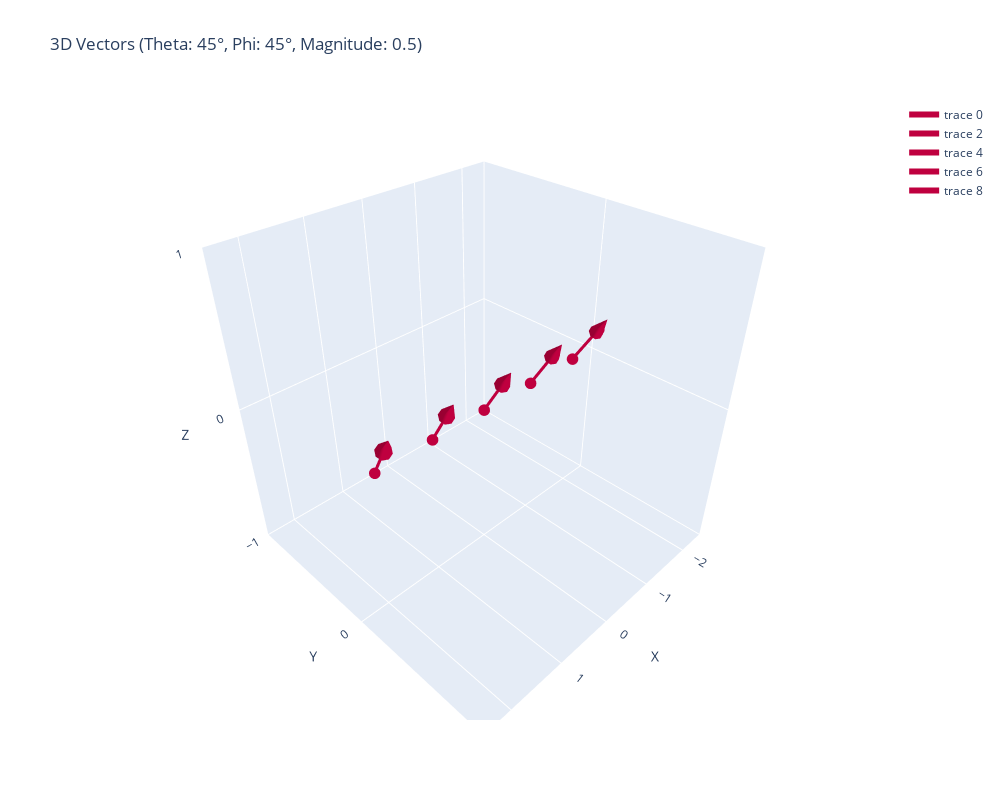
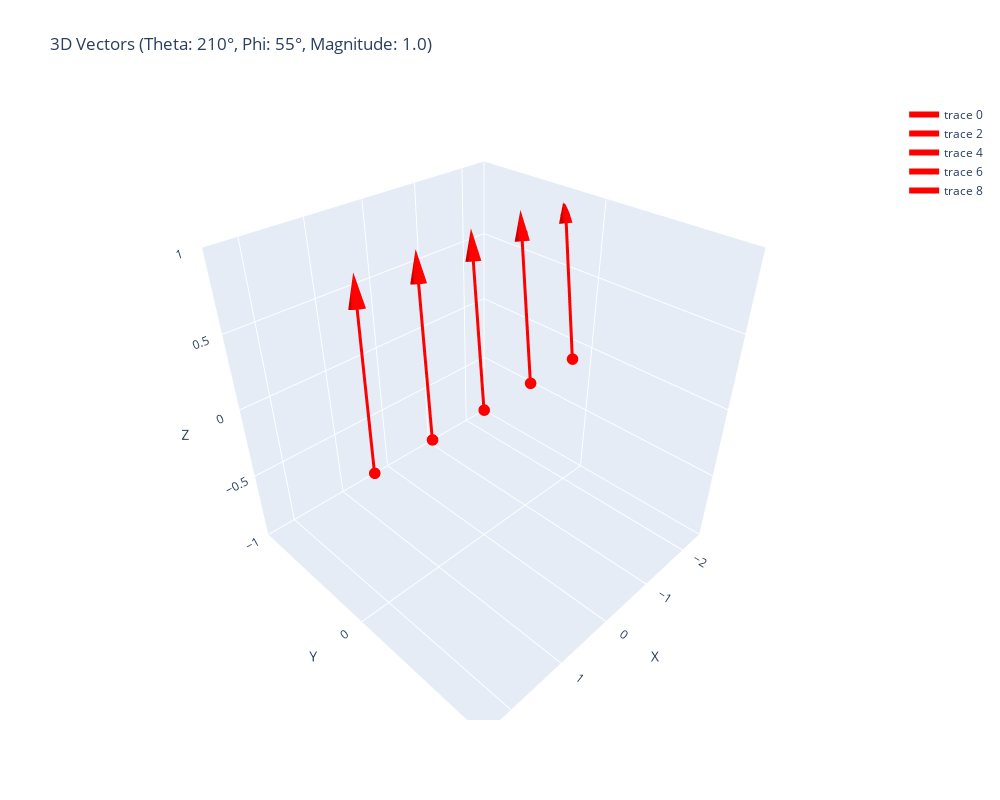

The cell these charts' notebook holds for them, in order:
### Code cell
def plot_vectors(theta=45, phi=45, magnitude=0.5, num_vectors=5):
    theta_rad = np.radians(theta)
    phi_rad = np.radians(phi)
    
    x_dir = magnitude * np.cos(theta_rad) * np.cos(phi_rad)
    y_dir = magnitude * np.sin(theta_rad) * np.cos(phi_rad)
    z_dir = magnitude * np.sin(phi_rad)
    
    color = f'rgb({int(255 * (magnitude + 1) / 2)}, 0, {int(255 * (1 - (magnitude + 1) / 2))})'
    
    fig = go.Figure()
    
    for i in range(num_vectors):
        x0 = i - num_vectors // 2
        y0, z0 = 0, 0
        
        fig.add_trace(go.Scatter3d(
            x=[x0, x0 + x_dir],
            y=[y0, y0 + y_dir],
            z=[z0, z0 + z_dir],
            mode='lines+markers',
            line=dict(color=color, width=6),
            marker=dict(size=4, color=color)
        ))
        
        fig.add_trace(go.Cone(
            x=[x0 + x_dir], y=[y0 + y_dir], z=[z0 + z_dir],
            u=[x_dir], v=[y_dir], w=[z_dir],
            colorscale=[[0, color], [1, color]],
            showscale=False,
            sizemode='absolute',
            sizeref=0.2
        ))
    
    fig.update_layout(
        scene=dict(
            xaxis_title='X', yaxis_title='Y', zaxis_title='Z',
            xaxis=dict(range=[-num_vectors/2-1, num_vectors/2+1]),
            yaxis=dict(range=[-1, 1]),
            zaxis=dict(range=[-1, 1])
        ),
        title=f'3D Vectors (Theta: {theta}°, Phi: {phi}°, Magnitude: {magnitude})',
        width=1000,  # Set the width of the figure
        height=800   # Set the height of the figure
    )
    
    fig.show()

interact(plot_vectors, theta=(0, 360, 5), phi=(-90, 90, 5), magnitude=(-1, 1, 0.1), num_vectors=(1, 10, 1))

### Figure 1 — Plotly figure (JSON) as saved in the notebook; plotly's stock layout.template omitted (floating-point values rounded to 4 significant figures)
{"data": [{"line": {"color": "rgb(191, 0, 63)", "width": 6}, "marker": {"color": "rgb(191, 0, 63)", "size": 4}, "mode": "lines+markers", "type": "scatter3d", "x": [-2, -1.75], "y": [0, 0.25], "z": [0, 0.3536]}, {"colorscale": [[0, "rgb(191, 0, 63)"], [1, "rgb(191, 0, 63)"]], "showscale": false, "sizemode": "absolute", "sizeref": 0.2, "type": "cone", "u": [0.25], "v": [0.25], "w": [0.3536], "x": [-1.75], "y": [0.25], "z": [0.3536]}, {"line": {"color": "rgb(191, 0, 63)", "width": 6}, "marker": {"color": "rgb(191, 0, 63)", "size": 4}, "mode": "lines+markers", "type": "scatter3d", "x": [-1, -0.75], "y": [0, 0.25], "z": [0, 0.3536]}, {"colorscale": [[0, "rgb(191, 0, 63)"], [1, "rgb(191, 0, 63)"]], "showscale": false, "sizemode": "absolute", "sizeref": 0.2, "type": "cone", "u": [0.25], "v": [0.25], "w": [0.3536], "x": [-0.75], "y": [0.25], "z": [0.3536]}, {"line": {"color": "rgb(191, 0, 63)", "width": 6}, "marker": {"color": "rgb(191, 0, 63)", "size": 4}, "mode": "lines+markers", "type": "scatter3d", "x": [0, 0.25], "y": [0, 0.25], "z": [0, 0.3536]}, {"colorscale": [[0, "rgb(191, 0, 63)"], [1, "rgb(191, 0, 63)"]], "showscale": false, "sizemode": "absolute", "sizeref": 0.2, "type": "cone", "u": [0.25], "v": [0.25], "w": [0.3536], "x": [0.25], "y": [0.25], "z": [0.3536]}, {"line": {"color": "rgb(191, 0, 63)", "width": 6}, "marker": {"color": "rgb(191, 0, 63)", "size": 4}, "mode": "lines+markers", "type": "scatter3d", "x": [1, 1.25], "y": [0, 0.25], "z": [0, 0.3536]}, {"colorscale": [[0, "rgb(191, 0, 63)"], [1, "rgb(191, 0, 63)"]], "showscale": false, "sizemode": "absolute", "sizeref": 0.2, "type": "cone", "u": [0.25], "v": [0.25], "w": [0.3536], "x": [1.25], "y": [0.25], "z": [0.3536]}, {"line": {"color": "rgb(191, 0, 63)", "width": 6}, "marker": {"color": "rgb(191, 0, 63)", "size": 4}, "mode": "lines+markers", "type": "scatter3d", "x": [2, 2.25], "y": [0, 0.25], "z": [0, 0.3536]}, {"colorscale": [[0, "rgb(191, 0, 63)"], [1, "rgb(191, 0, 63)"]], "showscale": false, "sizemode": "absolute", "sizeref": 0.2, "type": "cone", "u": [0.25], "v": [0.25], "w": [0.3536], "x": [2.25], "y": [0.25], "z": [0.3536]}], "layout": {"height": 800, "scene": {"xaxis": {"range": [-2.5, 2.5], "title": {"text": "X"}}, "yaxis": {"range": [-1, 1], "title": {"text": "Y"}}, "zaxis": {"range": [-1, 1], "title": {"text": "Z"}}}, "title": {"text": "3D Vectors (Theta: 45°, Phi: 45°, Magnitude: 0.5)"}, "width": 1000}}

### Figure 2 — Plotly figure (JSON) as saved in the notebook; plotly's stock layout.template omitted (floating-point values rounded to 4 significant figures)
{"data": [{"line": {"color": "rgb(255, 0, 0)", "width": 6}, "marker": {"color": "rgb(255, 0, 0)", "size": 4}, "mode": "lines+markers", "type": "scatter3d", "x": [-2, -2.497], "y": [0, -0.2868], "z": [0, 0.8192]}, {"colorscale": [[0, "rgb(255, 0, 0)"], [1, "rgb(255, 0, 0)"]], "showscale": false, "sizemode": "absolute", "sizeref": 0.2, "type": "cone", "u": [-0.4967], "v": [-0.2868], "w": [0.8192], "x": [-2.497], "y": [-0.2868], "z": [0.8192]}, {"line": {"color": "rgb(255, 0, 0)", "width": 6}, "marker": {"color": "rgb(255, 0, 0)", "size": 4}, "mode": "lines+markers", "type": "scatter3d", "x": [-1, -1.497], "y": [0, -0.2868], "z": [0, 0.8192]}, {"colorscale": [[0, "rgb(255, 0, 0)"], [1, "rgb(255, 0, 0)"]], "showscale": false, "sizemode": "absolute", "sizeref": 0.2, "type": "cone", "u": [-0.4967], "v": [-0.2868], "w": [0.8192], "x": [-1.497], "y": [-0.2868], "z": [0.8192]}, {"line": {"color": "rgb(255, 0, 0)", "width": 6}, "marker": {"color": "rgb(255, 0, 0)", "size": 4}, "mode": "lines+markers", "type": "scatter3d", "x": [0, -0.4967], "y": [0, -0.2868], "z": [0, 0.8192]}, {"colorscale": [[0, "rgb(255, 0, 0)"], [1, "rgb(255, 0, 0)"]], "showscale": false, "sizemode": "absolute", "sizeref": 0.2, "type": "cone", "u": [-0.4967], "v": [-0.2868], "w": [0.8192], "x": [-0.4967], "y": [-0.2868], "z": [0.8192]}, {"line": {"color": "rgb(255, 0, 0)", "width": 6}, "marker": {"color": "rgb(255, 0, 0)", "size": 4}, "mode": "lines+markers", "type": "scatter3d", "x": [1, 0.5033], "y": [0, -0.2868], "z": [0, 0.8192]}, {"colorscale": [[0, "rgb(255, 0, 0)"], [1, "rgb(255, 0, 0)"]], "showscale": false, "sizemode": "absolute", "sizeref": 0.2, "type": "cone", "u": [-0.4967], "v": [-0.2868], "w": [0.8192], "x": [0.5033], "y": [-0.2868], "z": [0.8192]}, {"line": {"color": "rgb(255, 0, 0)", "width": 6}, "marker": {"color": "rgb(255, 0, 0)", "size": 4}, "mode": "lines+markers", "type": "scatter3d", "x": [2, 1.503], "y": [0, -0.2868], "z": [0, 0.8192]}, {"colorscale": [[0, "rgb(255, 0, 0)"], [1, "rgb(255, 0, 0)"]], "showscale": false, "sizemode": "absolute", "sizeref": 0.2, "type": "cone", "u": [-0.4967], "v": [-0.2868], "w": [0.8192], "x": [1.503], "y": [-0.2868], "z": [0.8192]}], "layout": {"height": 800, "scene": {"xaxis": {"range": [-2.5, 2.5], "title": {"text": "X"}}, "yaxis": {"range": [-1, 1], "title": {"text": "Y"}}, "zaxis": {"range": [-1, 1], "title": {"text": "Z"}}}, "title": {"text": "3D Vectors (Theta: 210°, Phi: 55°, Magnitude: 1.0)"}, "width": 1000}}
